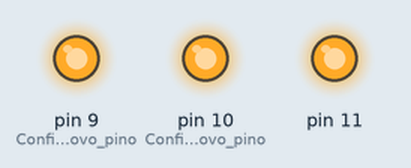
Bench run of a sketch on a simulated Arduino Uno, built with avr-gcc and run on an emulated ATmega328P. Shown: output pins drawn as LEDs (lit = HIGH).

Above: at 0.5 s.
At 3.5 s:
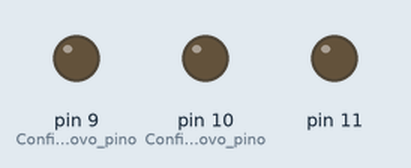
Timing chart, 0 to 4.6 s (numbered marks = the images above):
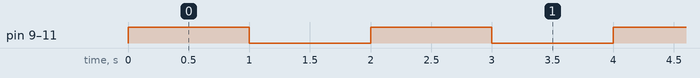

The sketch:

Desafio1.ino
```cpp
/*
  AprendaArduino.com
  Liga o LED por 1 segundo, em seguida desliga o LED por 1 segundo.

  Nesse exercício vamos conectar um LED externo no pino 11 do
  Arduino.
 */


// a função setup() é executada quando você liga ou reinicia a placa
void setup() {
  // configura o pino 11 como saída:
  pinMode(11, OUTPUT);
  pinMode(10, OUTPUT); // Configura o novo pino, 10, como saida
  pinMode(9, OUTPUT); // Configura o novo pino, 9, como saida
}

// a função loop() é executada para sempre:
void loop() {
  digitalWrite(11, HIGH);   // liga o LED (escreve o nível HIGH - 5V - no pino 11)
  digitalWrite(10, HIGH);   // liga o LED (escreve o nível HIGH - 5V - no pino 10)
  digitalWrite(9, HIGH);   // liga o LED (escreve o nível HIGH - 5V - no pino 9)
  delay(1000);              // espera 1 segundo = 1000 milisegundos
  digitalWrite(11, LOW);    // desliga o LED (escreve o nível LOW - 0V - no pino 11)
  digitalWrite(10, LOW);    // desliga o LED (escreve o nível LOW - 0V - no pino 10)
  digitalWrite(9, LOW);    // desliga o LED (escreve o nível LOW - 0V - no pino 9)
  delay(1000);              // espera 1 segundo novamente
}
```

Measured:
- by itself, pin 9 (Configura_o_novo_pino), pin 10 (Configura_o_novo_pino), pin 11: alternates HIGH for 1.0 s and LOW for 1.0 s
